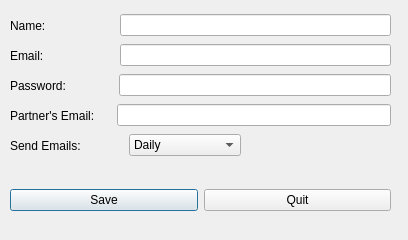
<?xml version="1.0" encoding="UTF-8"?>
<ui version="4.0">
 <class>settings_dialog</class>
 <widget class="QDialog" name="settings_dialog">
  <property name="geometry">
   <rect>
    <x>0</x>
    <y>0</y>
    <width>408</width>
    <height>240</height>
   </rect>
  </property>
  <property name="windowTitle">
   <string>Settings</string>
  </property>
  <widget class="QWidget" name="horizontalLayoutWidget">
   <property name="geometry">
    <rect>
     <x>10</x>
     <y>10</y>
     <width>381</width>
     <height>31</height>
    </rect>
   </property>
   <layout class="QHBoxLayout" name="horizontalLayout">
    <item>
     <widget class="QLabel" name="name_label">
      <property name="text">
       <string>Name:</string>
      </property>
     </widget>
    </item>
    <item>
     <spacer name="horizontalSpacer">
      <property name="orientation">
       <enum>Qt::Horizontal</enum>
      </property>
      <property name="sizeType">
       <enum>QSizePolicy::Fixed</enum>
      </property>
      <property name="sizeHint" stdset="0">
       <size>
        <width>68</width>
        <height>20</height>
       </size>
      </property>
     </spacer>
    </item>
    <item>
     <widget class="QLineEdit" name="name_textbox"/>
    </item>
   </layout>
  </widget>
  <widget class="QWidget" name="horizontalLayoutWidget_2">
   <property name="geometry">
    <rect>
     <x>10</x>
     <y>40</y>
     <width>381</width>
     <height>31</height>
    </rect>
   </property>
   <layout class="QHBoxLayout" name="horizontalLayout_2">
    <item>
     <widget class="QLabel" name="email_label">
      <property name="text">
       <string>Email:</string>
      </property>
     </widget>
    </item>
    <item>
     <spacer name="horizontalSpacer_2">
      <property name="orientation">
       <enum>Qt::Horizontal</enum>
      </property>
      <property name="sizeType">
       <enum>QSizePolicy::Fixed</enum>
      </property>
      <property name="sizeHint" stdset="0">
       <size>
        <width>70</width>
        <height>20</height>
       </size>
      </property>
     </spacer>
    </item>
    <item>
     <widget class="QLineEdit" name="email_textbox"/>
    </item>
   </layout>
  </widget>
  <widget class="QWidget" name="horizontalLayoutWidget_3">
   <property name="geometry">
    <rect>
     <x>10</x>
     <y>70</y>
     <width>381</width>
     <height>31</height>
    </rect>
   </property>
   <layout class="QHBoxLayout" name="horizontalLayout_3">
    <item>
     <widget class="QLabel" name="password_label">
      <property name="text">
       <string>Password:</string>
      </property>
     </widget>
    </item>
    <item>
     <spacer name="horizontalSpacer_3">
      <property name="orientation">
       <enum>Qt::Horizontal</enum>
      </property>
      <property name="sizeType">
       <enum>QSizePolicy::Fixed</enum>
      </property>
      <property name="sizeHint" stdset="0">
       <size>
        <width>47</width>
        <height>9</height>
       </size>
      </property>
     </spacer>
    </item>
    <item>
     <widget class="QLineEdit" name="password_textbox">
      <property name="echoMode">
       <enum>QLineEdit::Normal</enum>
      </property>
     </widget>
    </item>
   </layout>
  </widget>
  <widget class="QWidget" name="horizontalLayoutWidget_4">
   <property name="geometry">
    <rect>
     <x>10</x>
     <y>130</y>
     <width>231</width>
     <height>31</height>
    </rect>
   </property>
   <layout class="QHBoxLayout" name="horizontalLayout_5">
    <item>
     <widget class="QLabel" name="email_frequency_label">
      <property name="text">
       <string>Send Emails:</string>
      </property>
     </widget>
    </item>
    <item>
     <widget class="QComboBox" name="email_frequency_combo_box">
      <item>
       <property name="text">
        <string>Daily</string>
       </property>
      </item>
      <item>
       <property name="text">
        <string>Weekly</string>
       </property>
      </item>
     </widget>
    </item>
   </layout>
  </widget>
  <widget class="QWidget" name="horizontalLayoutWidget_5">
   <property name="geometry">
    <rect>
     <x>10</x>
     <y>100</y>
     <width>381</width>
     <height>31</height>
    </rect>
   </property>
   <layout class="QHBoxLayout" name="horizontalLayout_6">
    <item>
     <widget class="QLabel" name="partner_email_label">
      <property name="text">
       <string>Partner's Email:</string>
      </property>
     </widget>
    </item>
    <item>
     <spacer name="horizontalSpacer_4">
      <property name="orientation">
       <enum>Qt::Horizontal</enum>
      </property>
      <property name="sizeType">
       <enum>QSizePolicy::Fixed</enum>
      </property>
      <property name="sizeHint" stdset="0">
       <size>
        <width>16</width>
        <height>9</height>
       </size>
      </property>
     </spacer>
    </item>
    <item>
     <widget class="QLineEdit" name="partner_email_textbox">
      <property name="echoMode">
       <enum>QLineEdit::Normal</enum>
      </property>
     </widget>
    </item>
   </layout>
  </widget>
  <widget class="QWidget" name="horizontalLayoutWidget_6">
   <property name="geometry">
    <rect>
     <x>10</x>
     <y>160</y>
     <width>381</width>
     <height>80</height>
    </rect>
   </property>
   <layout class="QHBoxLayout" name="horizontalLayout_7">
    <item>
     <widget class="QPushButton" name="save_button">
      <property name="text">
       <string>Save</string>
      </property>
     </widget>
    </item>
    <item>
     <widget class="QPushButton" name="quit_button">
      <property name="text">
       <string>Quit</string>
      </property>
     </widget>
    </item>
   </layout>
  </widget>
 </widget>
 <resources/>
 <connections/>
</ui>
